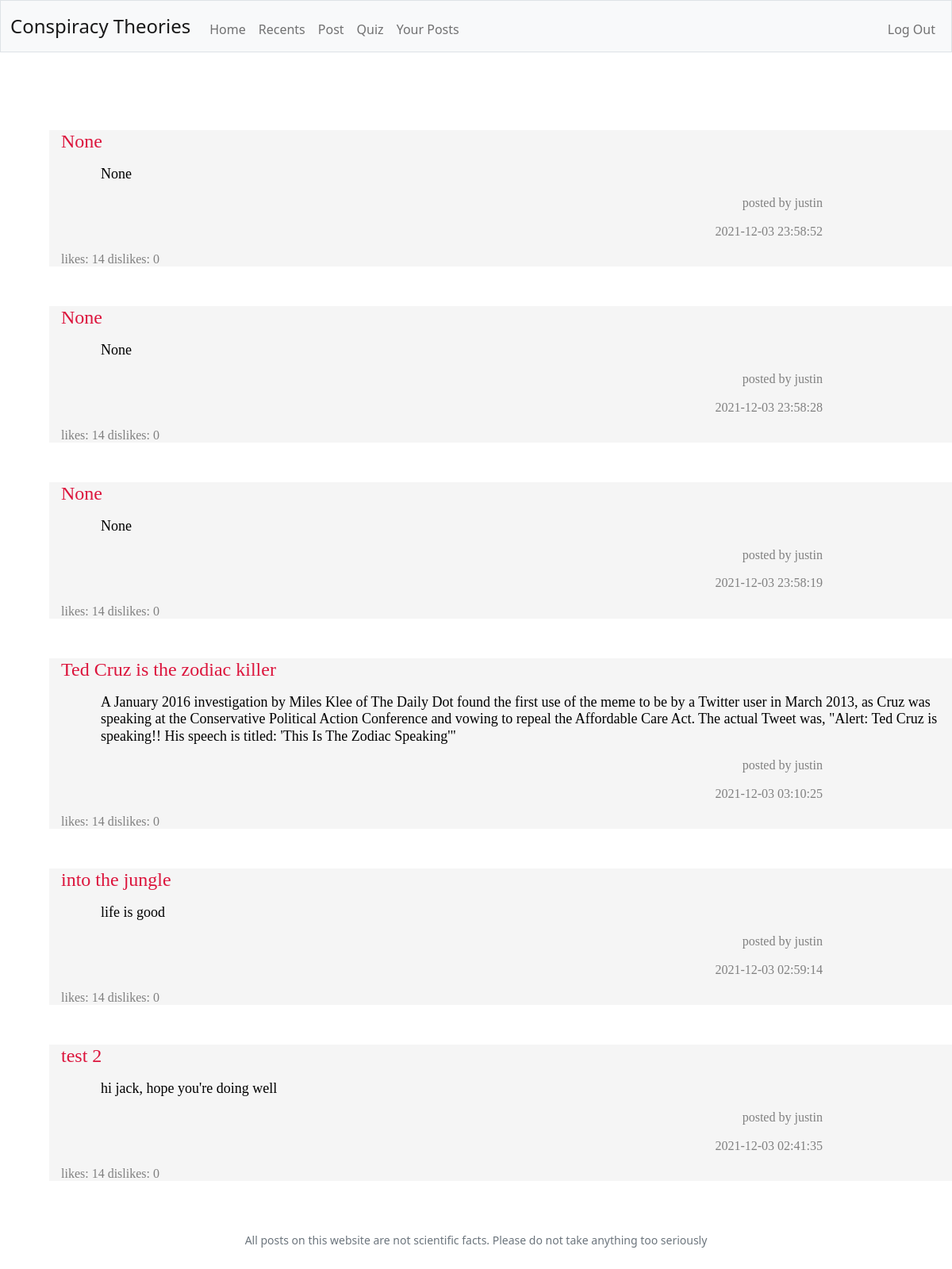
The app's page /your-posts (signed in) with its own data.
### tables this page shows
CREATE TABLE 'theories' ('name' TEXT, 'user' TEXT, 'content' TEXT, 'upvotes' INTEGER DEFAULT 0 , 'downvotes' INTEGER DEFAULT 0 , date TEXT, id INTEGER, 'genre' TEXT DEFAULT NULL);

### app.py (the view)
@app.route("/your-posts")
@login_required
def history():
    pastTheories = db.execute("SELECT * FROM theories WHERE id = ? ORDER BY date DESC", session["user_id"])
    return render_template("history.html", pastTheories=pastTheories)

### app.py (called while the page is built)
@app.after_request
def after_request(response):
    response.headers["Cache-Control"] = "no-cache, no-store, must-revalidate"
    response.headers["Expires"] = 0
    response.headers["Pragma"] = "no-cache"
    return response

### helpers.py (called while the page is built)
def login_required(f):
    @wraps(f)
    def decorated_function(*args, **kwargs):
        if session.get("user_id") is None:
            return redirect("/login")
        return f(*args, **kwargs)
    return decorated_function

### templates/history.html (shortened to what this page needs)
<!DOCTYPE html>
<html lang="en">
    <head>
        <link href="https://cdn.jsdelivr.net/npm/bootstrap@5.1.3/dist/css/bootstrap.min.css" rel="stylesheet">
        <link href="/static/styles.css" rel="stylesheet">
    </head>
    <body>
        <nav class="bg-light border navbar navbar-expand-md navbar-light">
            <div class="container-fluid">
                <a class="navbar-brand" href="/">Conspiracy Theories</a>
                <div class="collapse navbar-collapse" id="navbar">
                    {% if session["user_id"] %}
                        <ul class="navbar-nav me-auto mt-2">
                            <li class="nav-item"><a class="nav-link" href="/">Home</a></li>
                            <li class="nav-item"><a class="nav-link" href="/recents">Recents</a></li>
                            <li class="nav-item"><a class="nav-link" href="/post">Post</a></li>
                            <li class="nav-item"><a class="nav-link" href="/quiz">Quiz</a></li>
                            <li class="nav-item"><a class="nav-link" href="/your-posts">Your Posts</a></li>
                        </ul>
                        <ul class="navbar-nav ms-auto mt-2">
                            <li class="nav-item"><a class="nav-link" href="/logout">Log Out</a></li>
                        </ul>
                    {% else %}
                        <ul class="navbar-nav ms-auto mt-2">
                            <li class="nav-item"><a class="nav-link" href="/register">Register</a></li>
                            <li class="nav-item"><a class="nav-link" href="/login">Log In</a></li>
                        </ul>
                    {% endif %}
                </div>
            </div>
        </nav>
        <main class="container-fluid py-5 text-center">
            {% block main %}
                {% for post in pastTheories %}
                <div class="container grey">
                    <h1 class="leftAlign crimson">{{ post.name }}</p>
                    <p class="paragraph black">{{ post.content }}</p>
                    <p class="author darkgrey">posted by {{ post.user }}</p>
                    <p class="author darkgrey">{{ post.date }}</p>
                    <p class="votes darkgrey">likes: {{ post.upvotes }} dislikes: {{ post.downvotes }}</p>
                </div>
                {% endfor %}
            {% endblock %}
        </main>
        <footer class="mb-5 small text-center text-muted">
            All posts on this website are not scientific facts. Please do not take anything too seriously
        </footer>
    </body>
</html>

### static/styles.css (style rules this page uses)
nav .navbar-brand { font-size: x-large; }
.container { margin-left: 50px; margin-right: 50px; padding-left: 15px; padding-right: 15px; font-family: "Comic Sans MS", "Comic Sans", cursive; }
.author { text-align: right; font-size: medium; font-family: "Comic Sans MS", "Comic Sans", cursive; margin-right: 150px; }
.crimson { color: #DC143C; }
.paragraph { text-align: left; font-size: large; font-family: "Comic Sans MS", "Comic Sans", cursive; margin-left: 50px; }
.leftAlign { text-align: left; font-size: x-large; margin-top: 50px; font-family: "Comic Sans MS", "Comic Sans", cursive; }
.grey { background-color: #F5F5F5; }
.black { color:#000000 }
.darkgrey { color:#808080 }
.votes { font-size: medium; font-family: "Comic Sans MS", "Comic Sans", cursive; }

### records on screen
theories: name "None", content "None", user "justin", date "2021-12-03 23:58:52", upvotes "14", downvotes "0"
theories: name "None", content "None", user "justin", date "2021-12-03 23:58:28", upvotes "14", downvotes "0"
theories: name "None", content "None", user "justin", date "2021-12-03 23:58:19", upvotes "14", downvotes "0"
theories: name "Ted Cruz is the zodiac killer", content "A January 2016 investigation by Miles Klee of The Daily Dot found the first use of the meme to be by a Twitter user in March 2013, as Cruz was speaking at the Conservative Political Action Conference and vowing to repeal the Affordable Care Act. The actual Tweet was, \"Alert: Ted Cruz is speaking!! His speech is titled: 'This Is The Zodiac Speaking'\"", user "justin", date "2021-12-03 03:10:25", upvotes "14", downvotes "0"
theories: name "into the jungle", content "life is good", user "justin", date "2021-12-03 02:59:14", upvotes "14", downvotes "0"
theories: name "test 2", content "hi jack, hope you're doing well", user "justin", date "2021-12-03 02:41:35", upvotes "14", downvotes "0"
